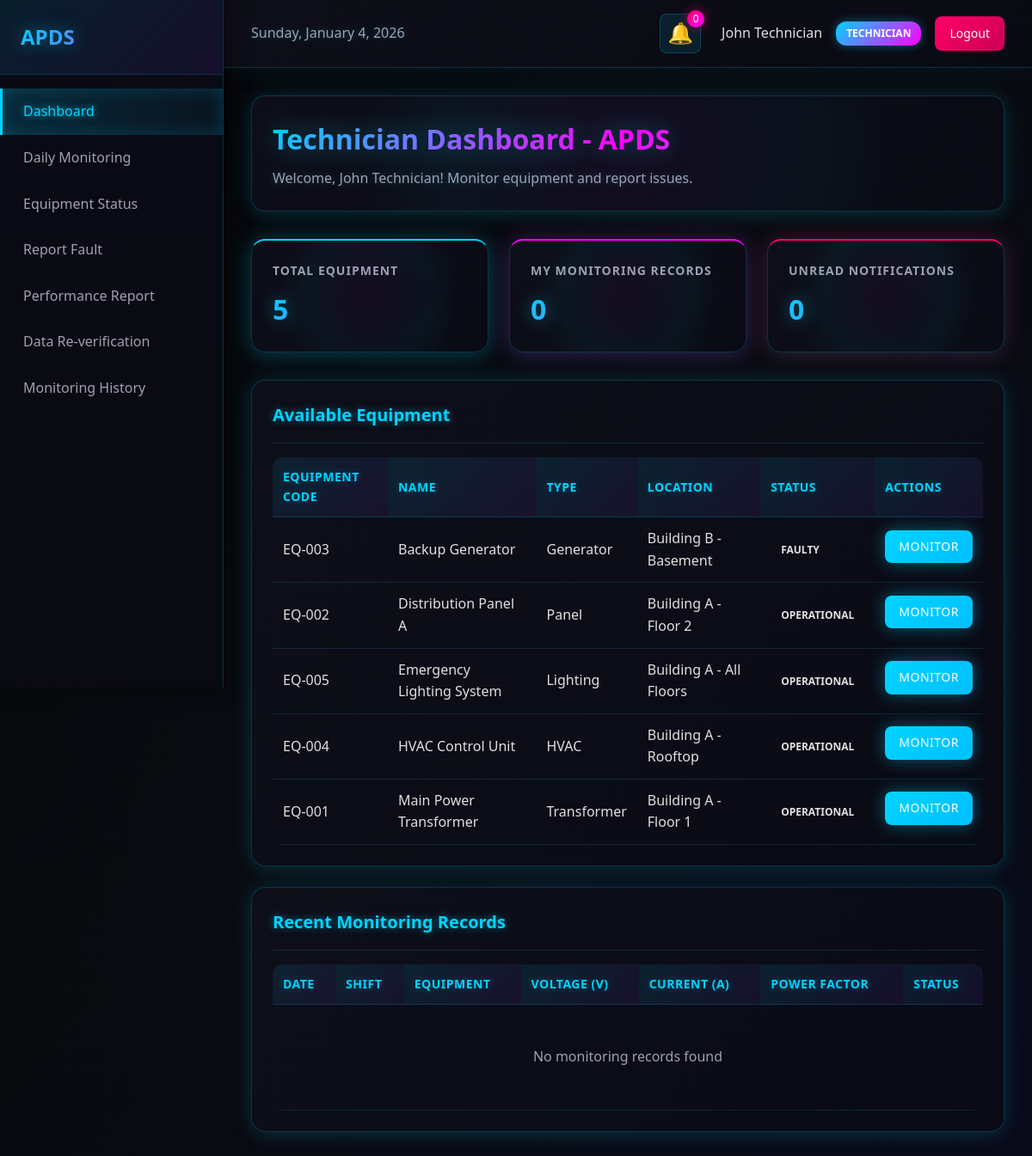
Page /dashboard/technician (signed in) on the committed database.
### tables this page shows
CREATE TABLE users (
                id INTEGER PRIMARY KEY AUTOINCREMENT,
                username TEXT UNIQUE NOT NULL,
                email TEXT UNIQUE NOT NULL,
                password_hash TEXT NOT NULL,
                role TEXT NOT NULL CHECK(role IN ('technician', 'engineer', 'dm', 'dgm', 'vendor')),
                full_name TEXT NOT NULL,
                department TEXT,
                created_at TIMESTAMP DEFAULT CURRENT_TIMESTAMP,
                is_active INTEGER DEFAULT 1
            );

CREATE TABLE equipment (
                id INTEGER PRIMARY KEY AUTOINCREMENT,
                equipment_code TEXT UNIQUE NOT NULL,
                equipment_name TEXT NOT NULL,
                equipment_type TEXT NOT NULL,
                location TEXT NOT NULL,
                status TEXT DEFAULT 'operational' CHECK(status IN ('operational', 'maintenance', 'faulty', 'decommissioned')),
                last_maintenance_date DATE,
                next_maintenance_date DATE,
                created_at TIMESTAMP DEFAULT CURRENT_TIMESTAMP
            );

### app/routes/dashboard_routes.py (the view)
@dashboard_bp.route('/dashboard/technician')
def technician_dashboard():
    auth_check = require_auth()
    if auth_check:
        return auth_check
    user = auth_controller.get_current_user()
    if user['role'] != 'technician':
        return redirect(auth_controller._get_role_dashboard(user['role']))
    notifications = notification_controller.get_user_notifications(unread_only=True)
    equipment = equipment_controller.get_all_equipment()
    return render_template('dashboards/technician.html',
                         user=user,
                         notifications=notifications.get('data', []),
                         equipment=equipment.get('data', []))

### app/controllers/auth_controller.py (called while the page is built)
    def get_current_user(self) -> dict:
        if 'user_id' not in session:
            return None
        user = self.auth_service.get_user_by_id(session['user_id'])
        if user:
            return user.to_dict()
        return None

    def is_authenticated(self) -> bool:
        return 'user_id' in session

### app/controllers/equipment_controller.py (called while the page is built)
    def get_all_equipment(self) -> dict:
        try:
            equipment_list = self.equipment_repository.find_all()
            return {
                'success': True,
                'data': [eq.to_dict() for eq in equipment_list]
            }
        except Exception as e:
            return {
                'success': False,
                'message': str(e)
            }

### app/controllers/notification_controller.py (called while the page is built)
    def get_user_notifications(self, unread_only: bool = False) -> dict:
        try:
            user_id = session.get('user_id')
            if not user_id:
                return {'success': False, 'message': 'Not authenticated'}
            notifications = self.notification_service.get_user_notifications(user_id, unread_only)
            return {
                'success': True,
                'data': [notif.to_dict() for notif in notifications]
            }
        except Exception as e:
            return {
                'success': False,
                'message': str(e)
            }

### app/models/equipment.py (called while the page is built)
    @classmethod
    def from_dict(cls, data: dict):
        return cls(
            id=data.get('id'),
            equipment_code=data.get('equipment_code', ''),
            equipment_name=data.get('equipment_name', ''),
            equipment_type=data.get('equipment_type', ''),
            location=data.get('location', ''),
            status=data.get('status', 'operational'),
            last_maintenance_date=datetime.fromisoformat(data['last_maintenance_date']).date() if data.get('last_maintenance_date') else None,
            next_maintenance_date=datetime.fromisoformat(data['next_maintenance_date']).date() if data.get('next_maintenance_date') else None,
            created_at=datetime.fromisoformat(data['created_at']) if data.get('created_at') else None
        )

### app/models/user.py (called while the page is built)
    def to_dict(self) -> dict:
        return {
            'id': self.id,
            'username': self.username,
            'email': self.email,
            'role': self.role,
            'full_name': self.full_name,
            'created_at': self.created_at.isoformat() if self.created_at else None,
            'is_active': self.is_active
        }

### app/templates/dashboards/technician.html (shortened to what this page needs)
{% extends "base.html" %}
{% block sidebar_menu %}
<a href="{{ url_for('dashboard.technician_dashboard') }}" class="active">Dashboard</a>
<a href="{{ url_for('forms.daily_monitoring') }}">Daily Monitoring</a>
<a href="{{ url_for('forms.equipment_status') }}">Equipment Status</a>
<a href="{{ url_for('forms.report_fault') }}">Report Fault</a>
<a href="{{ url_for('forms.performance_report') }}">Performance Report</a>
<a href="{{ url_for('forms.data_reverification') }}">Data Re-verification</a>
<a href="{{ url_for('views.monitoring_history') }}">Monitoring History</a>
{% endblock %}
{% block content %}
<div class="dashboard-header">
    <h1>Technician Dashboard - APDS</h1>
    <p>Welcome, {{ user.full_name }}! Monitor equipment and report issues.</p>
</div>
<div class="stats-grid">
    <div class="stat-card">
        <div class="stat-card-title">Total Equipment</div>
        <div class="stat-card-value" id="totalEquipment">{{ equipment|length }}</div>
    </div>
    <div class="stat-card">
        <div class="stat-card-title">My Monitoring Records</div>
        <div class="stat-card-value" id="myRecords">-</div>
    </div>
    <div class="stat-card">
        <div class="stat-card-title">Unread Notifications</div>
        <div class="stat-card-value" id="unreadCount">{{ notifications|length }}</div>
    </div>
</div>
<div class="card">
    <div class="card-header">
        <h2 class="card-title">Available Equipment</h2>
    </div>
    <div class="table-container">
        <table>
            <thead>
                <tr>
                    <th>Equipment Code</th>
                    <th>Name</th>
                    <th>Type</th>
                    <th>Location</th>
                    <th>Status</th>
                    <th>Actions</th>
                </tr>
            </thead>
            <tbody id="equipmentTable">
                {% for eq in equipment %}
                <tr>
                    <td>{{ eq.equipment_code }}</td>
                    <td>{{ eq.equipment_name }}</td>
                    <td>{{ eq.equipment_type }}</td>
                    <td>{{ eq.location }}</td>
                    <td>
                        <span class="status-badge status-{{ eq.status }}">
                            {{ eq.status }}
                        </span>
                    </td>
                    <td>
                        <a href="{{ url_for('forms.daily_monitoring', equipment_id=eq.id) }}" class="btn btn-primary" style="padding: 0.5rem 1rem; font-size: 0.875rem;">Monitor</a>
                    </td>
                </tr>
                {% endfor %}
            </tbody>
        </table>
    </div>
</div>
<div class="card">
    <div class="card-header">
        <h2 class="card-title">Recent Monitoring Records</h2>
    </div>
    <div class="table-container">
        <table id="monitoringTable">
            <thead>
                <tr>
                    <th>Date</th>
                    <th>Shift</th>
                    <th>Equipment</th>
                    <th>Voltage (V)</th>
                    <th>Current (A)</th>
                    <th>Power Factor</th>
                    <th>Status</th>
                </tr>
            </thead>
            <tbody>
            </tbody>
        </table>
    </div>
</div>
{% endblock %}

### app/templates/base.html (shortened to what this page needs)
<!DOCTYPE html>
<html lang="en">
<head>
    <link rel="stylesheet" href="{{ url_for('static', filename='css/main.css') }}">
</head>
<body>
    {% if user %}
    <div class="dashboard-container">
        <aside class="sidebar">
            <div class="sidebar-header">
                <h2>APDS</h2>
            </div>
            <nav class="sidebar-nav">
                {% block sidebar_menu %}{% endblock %}
            </nav>
        </aside>
        <div class="main-content">
            <header class="top-navbar">
                <div class="navbar-left">
                    <span class="current-date" id="currentDate"></span>
                </div>
                <div class="navbar-right">
                    <div class="notifications-dropdown">
                        <button class="notification-btn" id="notificationBtn">
                            🔔
                            <span class="notification-badge" id="notificationBadge">0</span>
                        </button>
                    </div>
                    <div class="user-profile">
                        <span class="user-name">{{ user.full_name }}</span>
                        <span class="user-role">{{ user.role|upper }}</span>
                        <a href="{{ url_for('auth.logout') }}" class="logout-btn">Logout</a>
                    </div>
                </div>
            </header>
            <main class="content-area">
                {% block content %}{% endblock %}
            </main>
        </div>
    </div>
    {% else %}
    <div class="auth-container">
        {% block auth_content %}{% endblock %}
    </div>
    {% endif %}
</body>
</html>

### rows in the picture
users: full_name "John Technician", role "TECHNICIAN"
equipment: equipment_code "EQ-003", equipment_name "Backup Generator", equipment_type "Generator", location "Building B - Basement", status "FAULTY"
equipment: equipment_code "EQ-002", equipment_name "Distribution Panel A", equipment_type "Panel", location "Building A - Floor 2", status "OPERATIONAL"
equipment: equipment_code "EQ-005", equipment_name "Emergency Lighting System", equipment_type "Lighting", location "Building A - All Floors", status "OPERATIONAL"
equipment: equipment_code "EQ-004", equipment_name "HVAC Control Unit", equipment_type "HVAC", location "Building A - Rooftop", status "OPERATIONAL"
equipment: equipment_code "EQ-001", equipment_name "Main Power Transformer", equipment_type "Transformer", location "Building A - Floor 1", status "OPERATIONAL"

### other values in the picture
{{ equipment|length }} "5"
{{ notifications|length }} "0"
